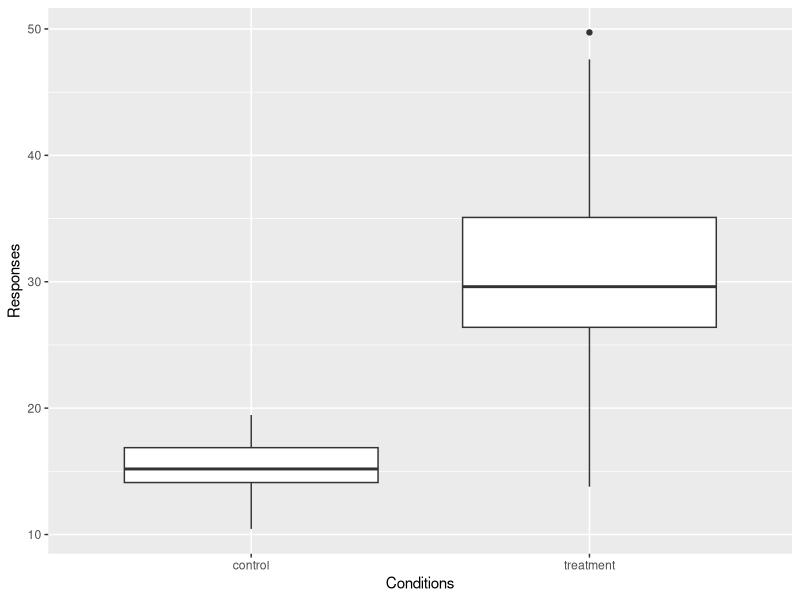

This figure's R source:
## ---- chunk 1
knitr::opts_chunk$set(echo = TRUE)
## ---- chunk 2
response_1 <- rnorm(n=100, mean=15, sd=2)
print(response_1)
response_2 <- rnorm(n=100, mean=30, sd=7)
print(response_2)
response <- c(response_1, response_2)
## ---- chunk 3
my_df_1 <- data.frame (X = "control", Y= response_1)
print(my_df_1)
my_df_2 <- data.frame(X = "treatment", Y = response_2)
print(my_df_2)
my_df <- rbind(my_df_1, my_df_2)
print(my_df)
## ---- chunk 4
anova_data <- aov(Y ~ X, data = my_df)
summary(anova_data)
library(ggplot2)
plot <- ggplot(my_df, aes(X, Y)) + geom_boxplot() + labs(x="Conditions",y="Responses")
print(plot)
## ---- chunk 5
for (i in 1:length(response)) {
  cat("count =",i,"conditions =",response[i],"\n")
}
length(response)

## ---- chunk 6


## ---- chunk 7

